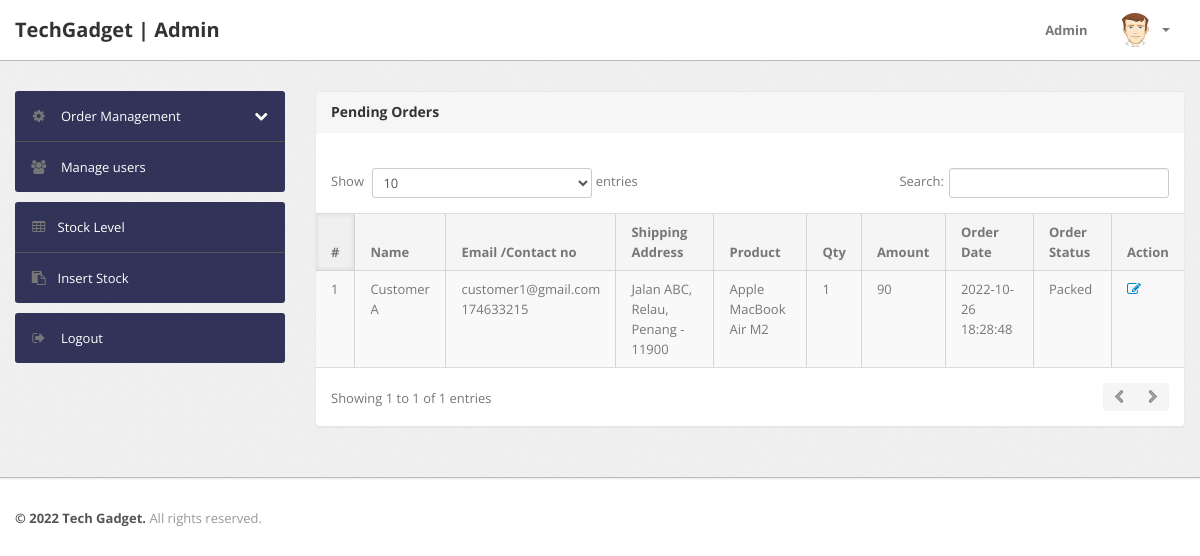
The app's page /admin/pending-orders.php (signed in), older data.
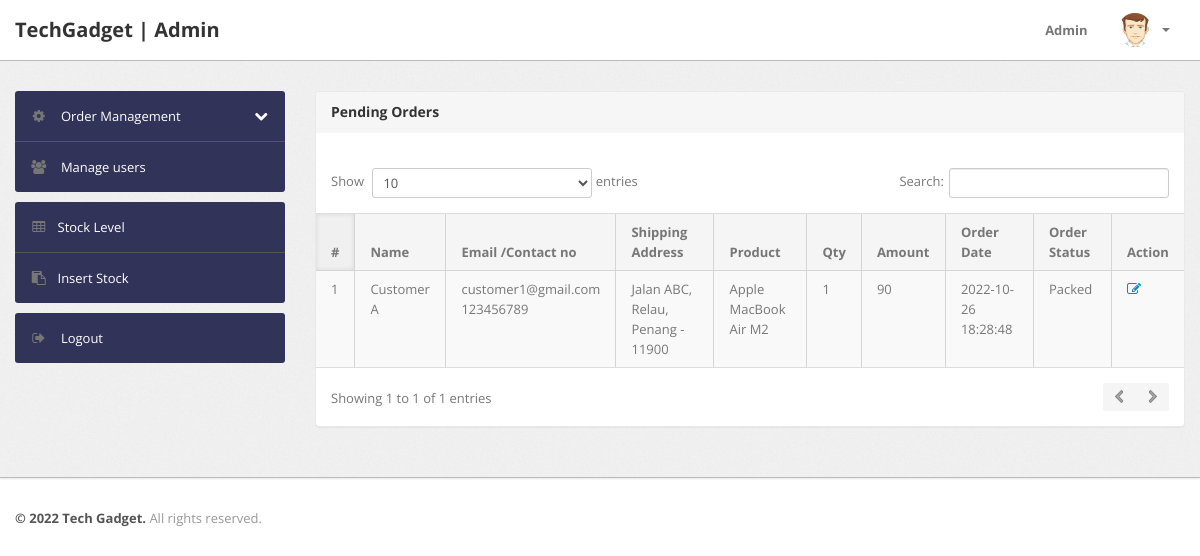
The same page, newer data.
### tables this page shows
CREATE TABLE `invoice` (
  `TransactionNo` int(9) NOT NULL,
  `CustomerID` int(5) NOT NULL,
  `BarcodeNo` int(5) NOT NULL,
  `ShipmentID` int(5) DEFAULT NULL,
  `OrderStatus` varchar(25) NOT NULL,
  `OrderDateTime` datetime NOT NULL,
  `ProductQty` int(10) NOT NULL,
  `ProductPrice` decimal(7,2) NOT NULL,
  `FreeDelivery` tinyint(1) NOT NULL DEFAULT 0,
  `Discount` decimal(7,2) NOT NULL,
  `TotalPrice` decimal(10,2) NOT NULL,
  `PaymentDateTime` datetime NOT NULL,
  `PaymentMethod` varchar(50) NOT NULL,
  `PaymentAmount` decimal(10,2) NOT NULL,
  `ShippingFee` decimal(7,2) NOT NULL,
  `LoyaltyPointAdded` int(10) NOT NULL
);

CREATE TABLE `customer` (
  `CustomerID` int(5) NOT NULL,
  `username` varchar(255) NOT NULL,
  `FirstName` varchar(50) NOT NULL,
  `LastName` varchar(50) NOT NULL,
  `Phone` int(15) NOT NULL,
  `BirthDate` date NOT NULL,
  `Email` varchar(50) NOT NULL,
  `Password` varchar(255) NOT NULL,
  `LoyaltyPoint` int(10) NOT NULL
);

CREATE TABLE `shipment` (
  `ShippingID` int(5) NOT NULL,
  `TransactionNo` int(5) NOT NULL,
  `PackingDateTime` datetime DEFAULT NULL,
  `ShippingDateTime` datetime DEFAULT NULL,
  `toStreet` varchar(50) NOT NULL,
  `toCity` varchar(20) NOT NULL,
  `toState` varchar(20) NOT NULL,
  `toZipCode` int(6) NOT NULL
);

CREATE TABLE `product` (
  `BarcodeNo` int(10) NOT NULL,
  `ProductName` varchar(50) NOT NULL,
  `Category` varchar(50) NOT NULL,
  `Quantity` int(11) NOT NULL,
  `Details` longtext DEFAULT NULL,
  `Brand` varchar(50) NOT NULL,
  `ManufacturingDate` date NOT NULL,
  `ImageURL` longtext NOT NULL,
  `TradePrice` decimal(7,2) NOT NULL,
  `RetailPrice` decimal(7,2) NOT NULL,
  `Warranty` varchar(10) NOT NULL
);

### admin/pending-orders.php (the view, shortened to what this page needs)
<?php
if(strlen($_SESSION['alogin'])==0)
	{
header('location:index.php');
}
else{
?>
<!DOCTYPE html>
<html lang="en">
<head>
	<link type="text/css" href="bootstrap/css/bootstrap.min.css" rel="stylesheet">
	<link type="text/css" href="bootstrap/css/bootstrap-responsive.min.css" rel="stylesheet">
	<link type="text/css" href="css/theme.css" rel="stylesheet">
	<link type="text/css" href="images/icons/css/font-awesome.css" rel="stylesheet">
</head>
<body>
<?php include('include/header.php');?>
	<div class="wrapper">
		<div class="container">
			<div class="row">
<?php include('include/sidebar.php');?>
			<div class="span9">
					<div class="content">
	<div class="module">
							<div class="module-head">
								<h3>Pending Orders</h3>
							</div>
							<div class="module-body table">
									<br />
								<table cellpadding="0" cellspacing="0" border="0" class="datatable-1 table table-bordered table-striped	 display table-responsive" >
									<thead>
										<tr>
											<th>#</th>
											<th> Name</th>
											<th width="50">Email /Contact no</th>
											<th>Shipping Address</th>
											<th>Product </th>
											<th>Qty </th>
											<th>Amount </th>
											<th>Order Date</th>
											<th>Order Status</th>
											<th>Action</th>
										</tr>
									</thead>
<tbody>
<?php
$query=mysqli_query($con,"SELECT
`customer`.`FirstName` as `FName`,
`customer`.`LastName` as `LName`,
`customer`.`Email` as `Email`,
`customer`.`Phone` as `Phone`,
`shipment`.`toStreet` as `toStreet`,
`shipment`.`toCity` as `toCity`,
`shipment`.`toState` as `toState`,
`shipment`.`toZipCode` as `toZipCode`,
`product`.`ProductName` as `ProductName`,
`invoice`.`ShippingFee` as `ShippingFee`,
`invoice`.`ProductQty` as `ProductQty`,
`invoice`.`OrderDateTime` as `OrderDateTime`,
`invoice`.`OrderStatus` as `OrderStatus`,
`product`.`RetailPrice` as `ProductPrice`,
`invoice`.`TransactionNo` as `TransactionNo`
from `invoice` join `customer` on  `invoice`.`CustomerID`=`customer`.`CustomerID`
join `product` on `product`.`BarcodeNo`=`invoice`.`BarcodeNo`
join `shipment` on `shipment`.`TransactionNo`=`invoice`.`TransactionNo`
where `invoice`.`OrderStatus`!='Delivering' and `invoice`.`OrderStatus`!='Delivered' or `invoice`.`OrderStatus` is null");
$cnt=1;
while($row=mysqli_fetch_array($query))
{
?>
										<tr>
											<td><?php echo htmlentities($cnt);?></td>
											<td><?php echo htmlentities($row['FName']." ".$row['LName']);?></td>
											<td><?php echo htmlentities($row['Email']);?><br><?php echo htmlentities($row['Phone']);?></td>
											<td><?php echo htmlentities($row['toStreet'].", ".$row['toCity'].", ".$row['toState']." - ".$row['toZipCode']);?></td>
											<td><?php echo htmlentities($row['ProductName']);?></td>
											<td><?php echo htmlentities($row['ProductQty']);?></td>
											<td><?php echo htmlentities($row['ProductQty']*$row['ProductPrice']+$row['ShippingFee']);?></td>
											<td><?php echo htmlentities($row['OrderDateTime']);?></td>
											<td><?php echo htmlentities($row['OrderStatus']);?></td>
											<td><a href="updateorder.php?oid=<?php echo htmlentities($row['TransactionNo']);?>" title="Update order" target="_blank"><i class="icon-edit"></i></a>
											</td>
											</tr>
										<?php $cnt=$cnt+1; } ?>
										</tbody>
								</table>
							</div>
						</div>
					</div>
				</div>
			</div>
		</div>
	</div>
<?php include('include/footer.php');?>
</body>
<?php } ?>

Row changes from the older to the newer data that the page shows:
changed through a linked row, invoice "Packed": CustomerID.Phone "174633215" → "123456789"
